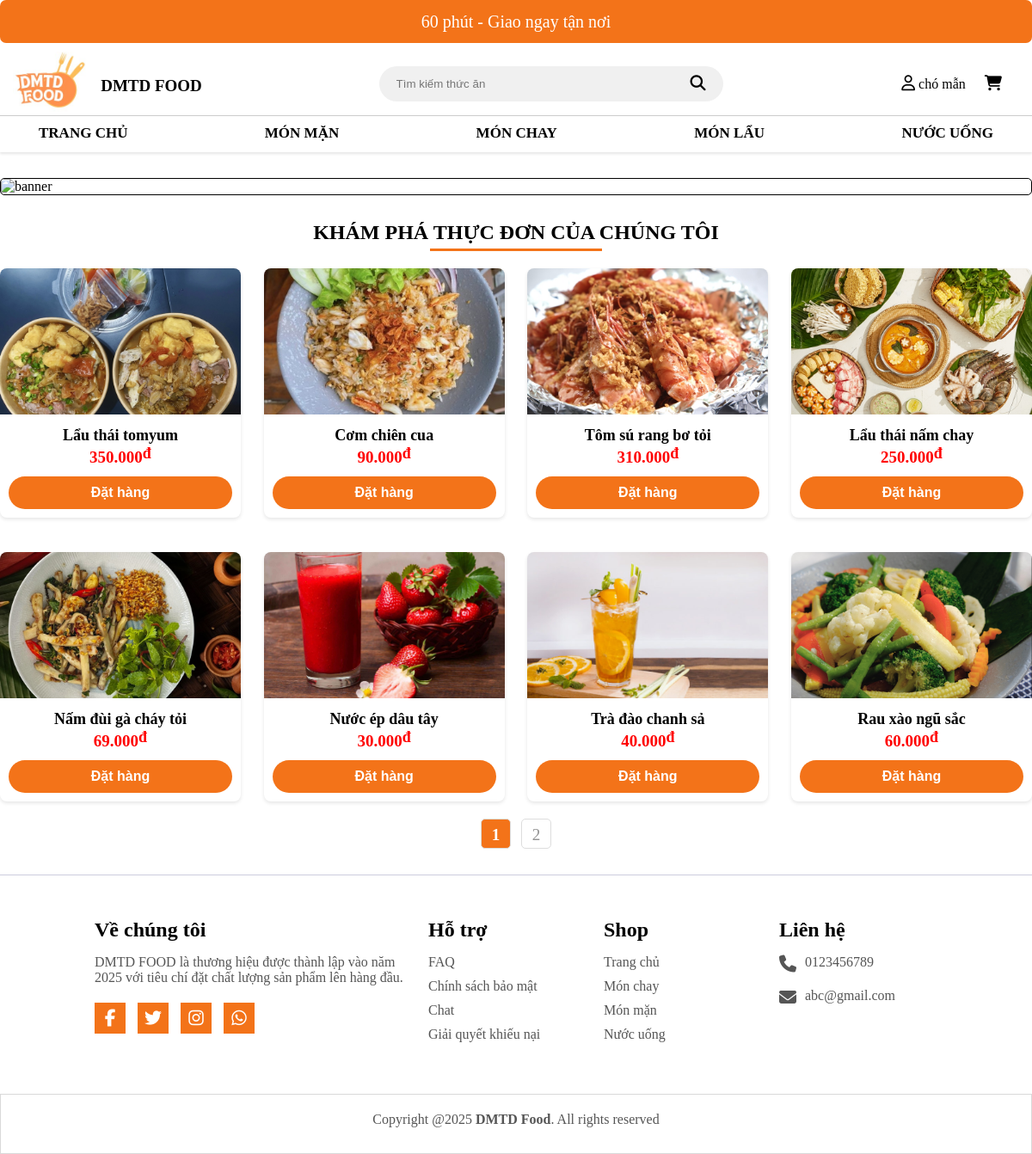
Screenshot of /controller/index.php (signed in) with the database file from the repository.
### tables this page shows
CREATE TABLE `sanpham` (
  `MaSP` int(250) NOT NULL,
  `MaLoaiSP` int(250) NOT NULL,
  `TenSP` varchar(70) NOT NULL,
  `DonGia` int(11) NOT NULL,
  `MoTa` varchar(250) NOT NULL,
  `HinhAnh` varchar(200) NOT NULL,
  `TrangThai` int(10) NOT NULL DEFAULT 1,
  `SoLuongBan` int(10) NOT NULL DEFAULT 0
);

### controller/index.php (called while the page is built, shortened)
<?php
include "../view/header.php";
?>
<?php
include "../model/thuvien.php";
$conn = ketnoidb();
$limit = 8;
$sql_count = "SELECT COUNT(*) AS TongSanPham FROM sanpham";
$result_count = mysqli_query($conn, $sql_count);
$row = mysqli_fetch_assoc($result_count);
$total_products = $row['TongSanPham'];
$total_pages = ceil($total_products / $limit);
$page = isset($_GET['page']) ? (int)$_GET['page'] : 1;
$products = upLoadSanPham($page, $limit);
?>
<?php include "../view/home.php"?>
<?php
include "../view/footer.php";
?>

### model/thuvien.php (called while the page is built, shortened)
<?php
function ketnoidb(){
    $serve= "localhost";
    $user = "root";
    $password = "";
    $database = "web";
    $conn= new mysqli($serve,$user,$password,$database);
    return $conn;
}
function upLoadSanPham($page = 1, $limit = 6) {
  $conn = ketnoidb();
  $offset = ($page - 1) * $limit;
  $sql = "SELECT * FROM sanpham ORDER BY MaSP DESC LIMIT $limit OFFSET $offset";
  $result = mysqli_query($conn, $sql);
  $products = [];
  while ($pro = mysqli_fetch_assoc($result)) {
      $products[] = $pro;
  }
  return $products;
}
?>

### view/home.php (the view, shortened to what this page needs)
<section>
    <div id="wrapper">
        <div class="headline">
            <div class="section-title">Khám phá thực đơn của chúng tôi</div>
            <div class="header-underline"></div>
        </div>
    </div>
<div class="products">
 <?php if (!empty($products)): ?>
        <?php foreach ($products as $product): ?>
            <div class="products-item">
                <div class="product-top">
                    <a href="#t<?= $product['MaSP'] ?>" class="product-thumb">
                        <img src="../view/img/product/<?= htmlspecialchars($product['HinhAnh']) ?>" alt="<?= htmlspecialchars($product['TenSP']) ?>">
                    </a>
                </div>
                <div class="product-info">
                    <a href="#" class="product-name"><?= htmlspecialchars($product['TenSP']) ?></a>
                    <div class="product-price">
                        <span class="price"><?= number_format($product['DonGia'], 0, ',', '.') ?><span class="currency">đ</span></span>
                    </div>
                    <form action="index.php?act=cart" method="post">
                        <input type="submit" name="addcart" value="Đặt hàng">
                    </form>
                </div>
            </div>
        <?php endforeach; ?>
    <?php else: ?>
        <p>Không có sản phẩm nào!</p>
    <?php endif; ?>
</div>
<ul class="pagination product_pagination">
    <?php for ($i = 1; $i <= $total_pages; $i++): ?>
        <li class="pagination_item <?= ($page == $i ? 'pagination_active' : '') ?>">
            <a href="../controller/index.php?page=<?= $i ?>" class="pagination_item_link">
                <?= $i ?>
            </a>
        </li>
    <?php endfor; ?>
</ul>
</section>

### view/css/style.css (style rules this page uses)
* { box-sizing: border-box; margin: 0; padding: 0; }
.pagination { display: flex; justify-content: center; align-items: center; list-style: none; }
.product_pagination { margin-bottom: 30px; }
.pagination_item { margin: 0 12px; }
.pagination_active .pagination_item_link { background-color: #f37319; color: white; }
.pagination_item_link { display: block; color: #939393; font-weight: 350; font-size: 1.5rem; min-width: 40px; height: 30px; text-align: center; line-height: 30px; border-radius: 3px; }
.headline { text-align: center; margin: 20px auto; }
.headline .section-title { font-size: 24px; font-weight: bold; color: #000; text-transform: uppercase; display: inline-block; }
.headline .header-underline { width: 200px; height: 3px; background-color: #f37319; margin: 5px auto 0; }
.products { list-style-type: none; padding: 0; margin: 0 auto; display: flex; justify-content: space-between; gap: 20px; flex-wrap: wrap; }
.products-item { text-align: center; border-radius: 8px; width: calc(25% - 20px); background-color: #fff; overflow: hidden; margin-bottom: 20px; box-shadow: 0 2px 4px rgba(0, 0, 0, 0.1); transition: transform 0.3s ease, box-shadow 0.3s ease; flex-direction: column; }
.product-thumb img { width: 100%; height: 170px; object-fit: cover; transition: transform 0.3s ease; }
.product-info { padding: 10px; flex-grow: 1; }
.product-name { font-size: 18px; text-decoration: none; font-weight: bold; color: black; margin-bottom: 5px; }
.product-price { font-size: 24px; margin-bottom: 10px; }
.product-price .price { font-size: 19px; font-weight: bold; color: red; }
.currency { font-size: 18px; vertical-align: top; }
input[type="submit"] { display: inline-flex; align-items: center; justify-content: center; background-color: #f37319; color: #fff; padding: 10px 20px; border: none; border-radius: 20px; cursor: pointer; width: 100%; text-align: center; font-size: 16px; font-weight: bold; transition: background-color 0.3s ease; }
.pagination { display: flex; justify-content: center; align-items: center; padding: 0; list-style: none; }
.pagination_item { margin: 0 6px; }
.pagination_item_link { display: block; text-decoration: none; color: #939393; font-weight: 400; font-size: 1.2rem; min-width: 35px; height: 35px; text-align: center; line-height: 35px; border-radius: 5px; border: 1px solid #ddd; transition: 0.3s; }
.pagination_active .pagination_item_link { background-color: #f37319; color: white; font-weight: bold; }

### view/home.php (style rules this page uses)
.headline { text-align: center; margin: 20px auto; }
.headline .section-title { font-size: 24px; font-weight: bold; color: #000; text-transform: uppercase; display: inline-block; }
.headline .header-underline { width: 200px; height: 3px; background-color: #f37319; margin: 5px auto 0; }
.products { list-style-type: none; padding: 0; margin: 0 auto; display: flex; justify-content: space-between; gap: 20px; flex-wrap: wrap; }
.products-item { text-align: center; border-radius: 8px; width: calc(25% - 20px); background-color: #fff; overflow: hidden; margin-bottom: 20px; box-shadow: 0 2px 4px rgba(0, 0, 0, 0.1); transition: transform 0.3s ease, box-shadow 0.3s ease; flex-direction: column; }
.product-thumb img { width: 100%; height: 170px; object-fit: cover; transition: transform 0.3s ease; }
.product-info { padding: 10px; flex-grow: 1; }
.product-name { font-size: 18px; text-decoration: none; font-weight: bold; color: black; margin-bottom: 5px; }
.product-price { font-size: 24px; margin-bottom: 10px; }
.product-price .price { font-size: 19px; font-weight: bold; color: red; }
.currency { font-size: 18px; vertical-align: top; }
input[type="submit"] { display: inline-flex; align-items: center; justify-content: center; background-color: #f37319; color: #fff; padding: 10px 20px; border: none; border-radius: 20px; cursor: pointer; width: 100%; text-align: center; font-size: 16px; font-weight: bold; transition: background-color 0.3s ease; }
.pagination { display: flex; justify-content: center; align-items: center; padding: 0; list-style: none; }
.product_pagination { margin-bottom: 30px; }
.pagination_item { margin: 0 6px; }
.pagination_item_link { display: block; text-decoration: none; color: #939393; font-weight: 400; font-size: 1.2rem; min-width: 35px; height: 35px; text-align: center; line-height: 35px; border-radius: 5px; border: 1px solid #ddd; transition: 0.3s; }
.pagination_active .pagination_item_link { background-color: #f37319; color: white; font-weight: bold; }

### rows the page displays
sanpham: HinhAnh (picture), TenSP "Lẩu thái tomyum", DonGia "350.000"
sanpham: HinhAnh (picture), TenSP "Cơm chiên cua", DonGia "90.000"
sanpham: HinhAnh (picture), TenSP "Tôm sú rang bơ tỏi", DonGia "310.000"
sanpham: HinhAnh (picture), TenSP "Lẩu thái nấm chay", DonGia "250.000"
sanpham: HinhAnh (picture), TenSP "Nấm đùi gà cháy tỏi", DonGia "69.000"
sanpham: HinhAnh (picture), TenSP "Nước ép dâu tây", DonGia "30.000"
sanpham: HinhAnh (picture), TenSP "Trà đào chanh sả", DonGia "40.000"
sanpham: HinhAnh (picture), TenSP "Rau xào ngũ sắc", DonGia "60.000"

### other values shown
$tenDangNhap "chó mẫn"
